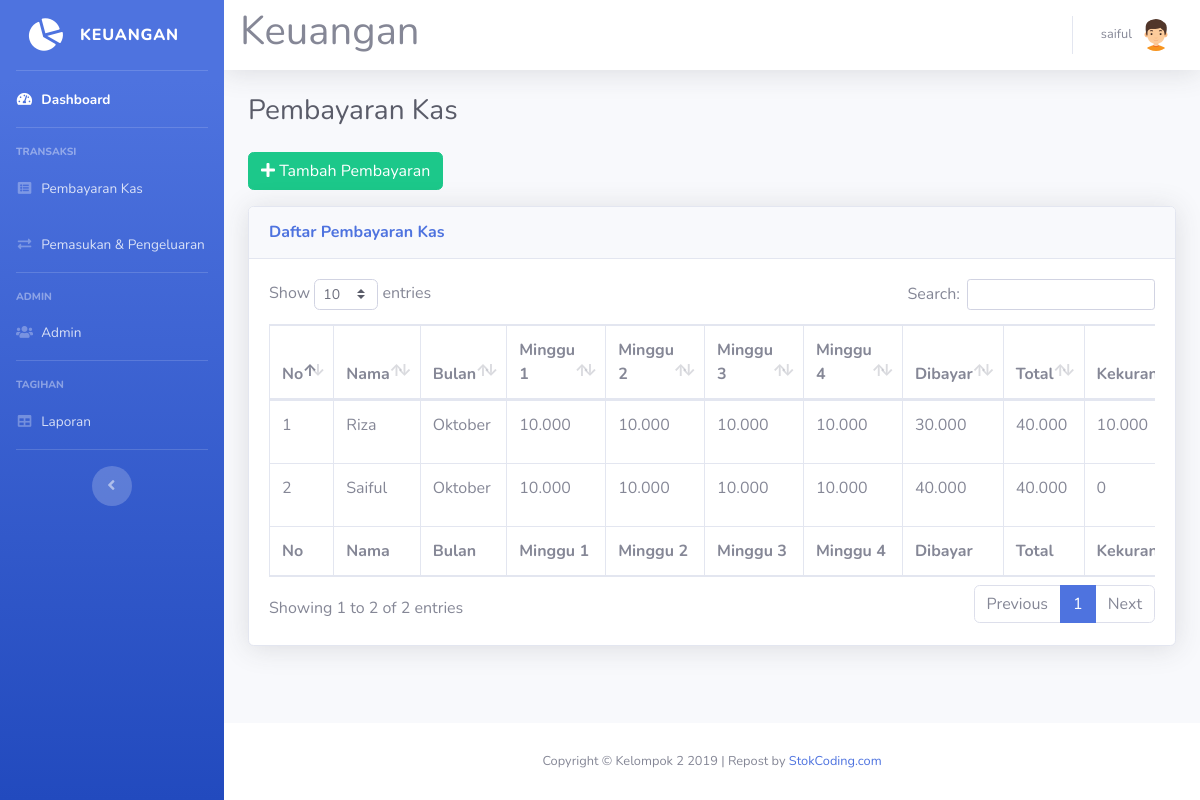
Page /pembayaran.php (signed in) on the earlier database version.
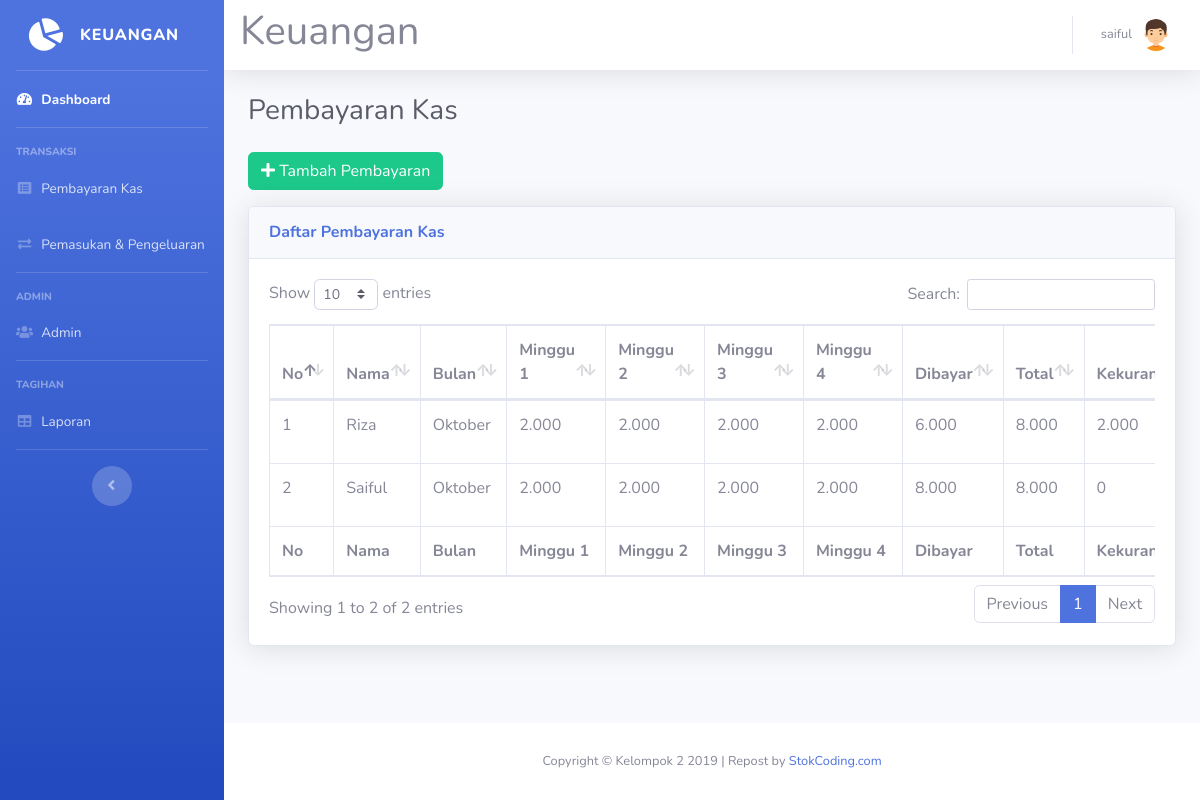
Same page on the later database version.
### tables this page shows
CREATE TABLE `pembayaran_kas` (
  `id_kas` int(11) NOT NULL,
  `nama` varchar(50) NOT NULL,
  `minggu_1` int(11) DEFAULT 0,
  `minggu_2` int(11) DEFAULT 0,
  `minggu_3` int(11) DEFAULT 0,
  `minggu_4` int(11) DEFAULT 0,
  `bulan` varchar(20) NOT NULL,
  `dibayar` int(11) DEFAULT 0,
  `total` int(11) DEFAULT 0,
  `kekurangan` int(11) DEFAULT 0
);

### pembayaran.php (the view, shortened to what this page needs)
<!DOCTYPE html>
<html lang="en">
<head>
  <link href="vendor/fontawesome-free/css/all.min.css" rel="stylesheet" type="text/css">
  <link href="css/sb-admin-2.min.css" rel="stylesheet">
  <link href="vendor/datatables/dataTables.bootstrap4.min.css" rel="stylesheet">
</head>
<body id="page-top">
<?php
require 'koneksi.php';
require 'sidebar.php';
$queryKas = mysqli_query($koneksi, "SELECT * FROM pembayaran_kas ORDER BY bulan, nama");
?>
  <div id="content">
<?php require 'navbar.php'; ?>
    <div class="container-fluid">
      <div class="d-sm-flex align-items-center justify-content-between mb-4">
        <h1 class="h3 mb-0 text-gray-800">Pembayaran Kas</h1>
      </div>
      <button type="button" class="btn btn-success mb-3" data-toggle="modal" data-target="#modalTambahKas">
        <i class="fa fa-plus"></i> Tambah Pembayaran
      </button>
      <div class="card shadow mb-4">
        <div class="card-header py-3">
          <h6 class="m-0 font-weight-bold text-primary">Daftar Pembayaran Kas</h6>
        </div>
        <div class="card-body">
          <div class="table-responsive">
            <table class="table table-bordered" id="dataTable" width="100%" cellspacing="0">
              <thead>
                <tr>
                  <th>No</th>
                  <th>Nama</th>
                  <th>Bulan</th>
                  <th>Minggu 1</th>
                  <th>Minggu 2</th>
                  <th>Minggu 3</th>
                  <th>Minggu 4</th>
                  <th>Dibayar</th>
                  <th>Total</th>
                  <th>Kekurangan</th>
                </tr>
              </thead>
              <tfoot>
                <tr>
                  <th>No</th>
                  <th>Nama</th>
                  <th>Bulan</th>
                  <th>Minggu 1</th>
                  <th>Minggu 2</th>
                  <th>Minggu 3</th>
                  <th>Minggu 4</th>
                  <th>Dibayar</th>
                  <th>Total</th>
                  <th>Kekurangan</th>
                </tr>
              </tfoot>
              <tbody>
<?php
$no = 1;
while ($row = mysqli_fetch_assoc($queryKas)) {
?>
                <tr>
                  <td><?= $no++; ?></td>
                  <td><?= htmlspecialchars($row['nama'], ENT_QUOTES, 'UTF-8'); ?></td>
                  <td><?= htmlspecialchars($row['bulan'], ENT_QUOTES, 'UTF-8'); ?></td>
                  <td><?= number_format($row['minggu_1'], 0, ',', '.'); ?></td>
                  <td><?= number_format($row['minggu_2'], 0, ',', '.'); ?></td>
                  <td><?= number_format($row['minggu_3'], 0, ',', '.'); ?></td>
                  <td><?= number_format($row['minggu_4'], 0, ',', '.'); ?></td>
                  <td><?= number_format($row['dibayar'], 0, ',', '.'); ?></td>
                  <td><?= number_format($row['total'], 0, ',', '.'); ?></td>
                  <td><?= number_format($row['kekurangan'], 0, ',', '.'); ?></td>
                </tr>
<?php
}
?>
              </tbody>
            </table>
          </div>
        </div>
      </div>
    </div>
  </div>
<?php require 'footer.php'; ?>
    </div>
  </div>
</body>
</html>

### sidebar.php
<div id="wrapper">
  <ul class="navbar-nav bg-gradient-primary sidebar sidebar-dark accordion" id="accordionSidebar">
    <a class="sidebar-brand d-flex align-items-center justify-content-center" href="index.php">
      <div class="sidebar-brand-icon rotate-n-15">
        <i class="fas fa-chart-pie"></i>
      </div>
      <div class="sidebar-brand-text mx-3">Keuangan</div>
    </a>
    <hr class="sidebar-divider my-0">
    <li class="nav-item active">
      <a class="nav-link" href="index.php">
        <i class="fas fa-fw fa-tachometer-alt"></i>
        <span>Dashboard</span></a>
    </li>
    <hr class="sidebar-divider">
    <div class="sidebar-heading">
      Transaksi
    </div>
    <li class="nav-item">
      <a class="nav-link" href="pembayaran.php">
        <i class="fas fa-fw fa-list-alt"></i>
        <span>Pembayaran Kas</span></a>
    </li>
    <li class="nav-item">
      <a class="nav-link collapsed" href="transaksi.php">
        <i class="fas fa-fw fa-exchange-alt"></i>
        <span>Pemasukan &amp; Pengeluaran</span>
      </a>
    </li>
    <hr class="sidebar-divider">
    <div class="sidebar-heading">
      Admin
    </div>
    <li class="nav-item">
      <a class="nav-link collapsed" href="karyawan.php">
        <i class="fas fa-fw fa-users"></i>
        <span>Admin</span>
      </a>
    </li>
    <hr class="sidebar-divider">
    <div class="sidebar-heading">
      Tagihan
    </div>
    <li class="nav-item">
      <a class="nav-link" href="laporan.php">
        <i class="fas fa-fw fa-table"></i>
        <span>Laporan</span></a>
    </li>
    <hr class="sidebar-divider d-none d-md-block">
    <div class="text-center d-none d-md-inline">
      <button class="rounded-circle border-0" id="sidebarToggle"></button>
    </div>
  </ul>
  <div id="content-wrapper" class="d-flex flex-column">

### navbar.php (shortened to what this page needs)
        <nav class="navbar navbar-expand navbar-light bg-white topbar mb-4 static-top shadow">
		<h1>Keuangan</h1>
<?php require 'user.php'; ?>
        </nav>

### user.php (shortened to what this page needs)
<ul class="navbar-nav ml-auto">
  <li class="nav-item dropdown no-arrow">
    <a class="nav-link dropdown-toggle" href="#" id="userDropdown" role="button" data-toggle="dropdown" aria-haspopup="true" aria-expanded="false">
      <span class="mr-2 d-none d-lg-inline text-gray-600 small"><?=$_SESSION['nama']?></span>
      <img class="img-profile rounded-circle" src="img/boy(2).png">
    </a>
  </li>
</ul>

### footer.php
<footer class="sticky-footer bg-white">
  <div class="container my-auto">
    <div class="copyright text-center my-auto">
      <span>Copyright &copy; Kelompok 2 2019</span> | Repost by <a href='https://stokcoding.com/' title='StokCoding.com' target='_blank'>StokCoding.com</a>
    </div>
  </div>
</footer>

Differences in the rows shown:
changed pembayaran_kas "Riza": minggu_1 "10.000" → "2.000"; minggu_2 "10.000" → "2.000"; minggu_3 "10.000" → "2.000"; minggu_4 "10.000" → "2.000"; dibayar "30.000" → "6.000"; total "40.000" → "8.000"; kekurangan "10.000" → "2.000"
changed pembayaran_kas "Saiful": minggu_1 "10.000" → "2.000"; minggu_2 "10.000" → "2.000"; minggu_3 "10.000" → "2.000"; minggu_4 "10.000" → "2.000"; dibayar "40.000" → "8.000"; total "40.000" → "8.000"
